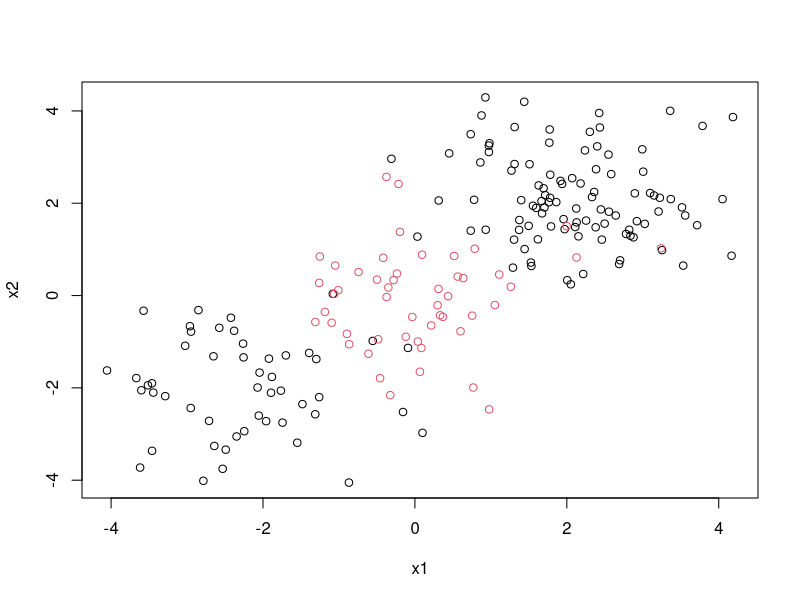
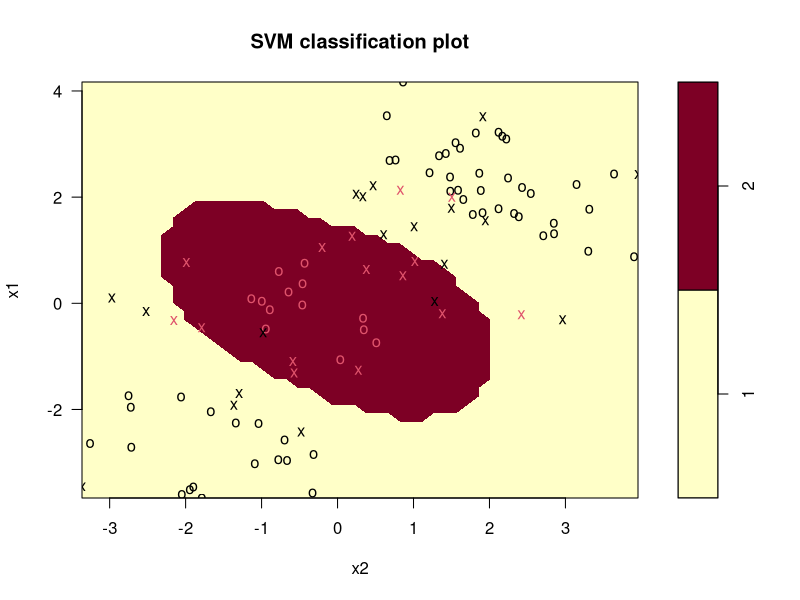
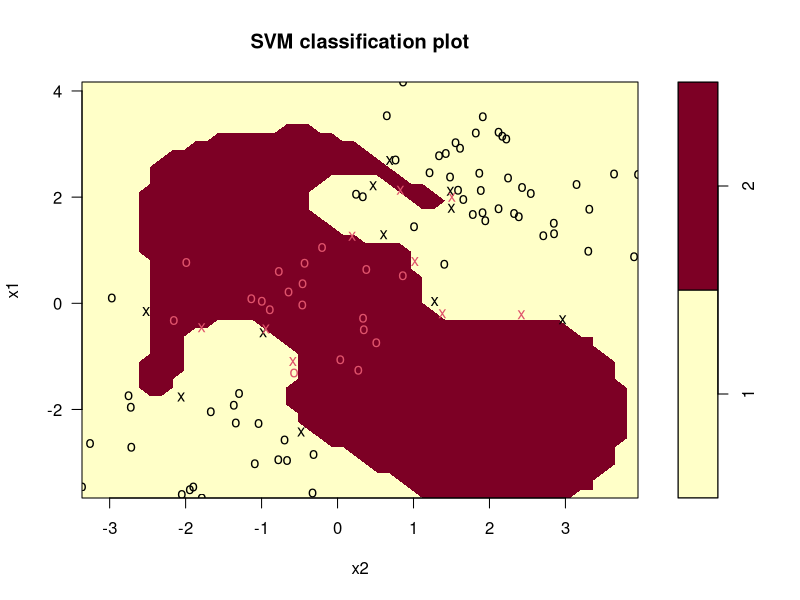
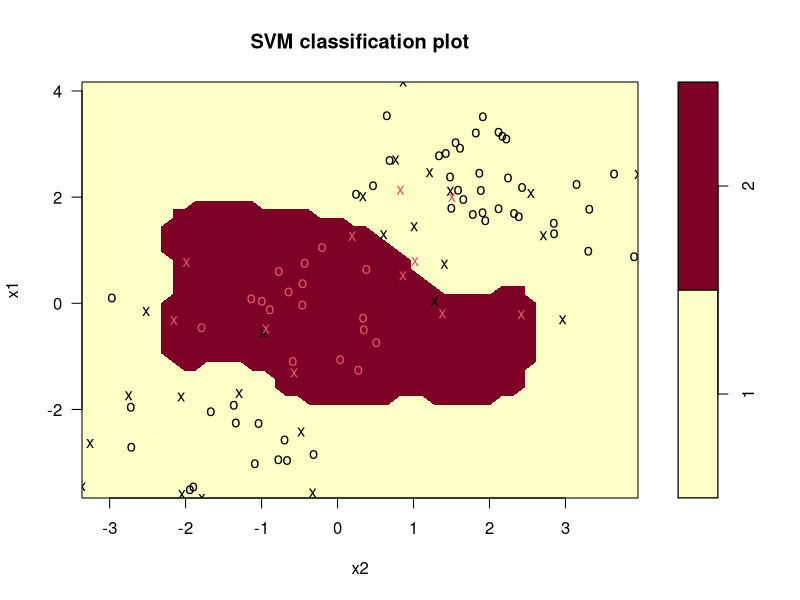

These charts were generated, in order, by the following R code:
## ----first, include=FALSE, purl=TRUE, message=FALSE----------------------
# This code chunk contains R code already described in the previous chapters
# that is required by following examples

## Datasets from packages
# none

## Other datasets used
# none

###################################
## packages needed: e1071, caret ##
###################################

## ----02i-svmsd-----------------------------------------------------------
set.seed(123)
sim.data <- function(n = 200) {
	if (n < 100) {
		stop("sample size has to be at least 100.")
	}
	n <- ifelse(n %% 4 == 0, n, n - (n %% 4))
	x <- matrix(rnorm(n*2), ncol = 2)
	x[1:(n/2), ] <- x[1:(n/2), ] + 2
	x[(n/2 + 1):(3*n/4), ] <- x[(n/2 + 1):(3*n/4), ] - 2
	y <- c(rep(1, 3*n/4), rep(2, n/4))
	return(data.frame(x1 = x[, 1], x2 = x[, 2], y = as.factor(y)))
}
n <- 200
dat <- sim.data(n)
plot(x2 ~ x1, col = y, data = dat)

## ----message=FALSE-------------------------------------------------------
require(e1071)

## ----02i-plotsvmsd, fig.width=plot_with_legend_fig_width_short-----------
train <- sample(n, 100)
svm.fit <- svm(y ~ ., data = dat[train, ], kernel = "radial", gamma = 1,
			   cost = 1)
plot(svm.fit, dat[train, ],svSymbol = "x", dataSymbol = "o")

## ----02i-plot2svmsd, fig.width=plot_with_legend_fig_width_short----------
svm.fit <- svm(y ~., data = dat[train, ], kernel = "radial", gamma = 1,
			   cost = 1e5)
plot(svm.fit, dat[train, ],svSymbol = "x", dataSymbol = "o")

## ----02i-svmcvsd---------------------------------------------------------
set.seed(123)
tune.out <- tune(svm, y~ ., data = dat[train, ], kernel = "radial",
				 ranges = list(cost = c(0.1, 1, 10, 100, 1000),
				 gamma = c(0.5, 1, 2, 3, 4)))
summary(tune.out)

## ----02i-svmplot3sd, fig.width=plot_with_legend_fig_width_short----------
svm.fit <- svm(y ~., data = dat[train, ], kernel = "radial", gamma = 3,
    	   cost = 10)
plot(svm.fit, dat[train, ],svSymbol = "x", dataSymbol = "o")

## ----require_caret, message=FALSE----------------------------------------
require(caret) # loaded to use confusionMatrix()

## ----02i-svmcmsd---------------------------------------------------------
svm.pred <- predict(tune.out$best.model, newx = dat[-train, ])
confusionMatrix(data = svm.pred, reference = dat[-train, "y"], positive = "1")

